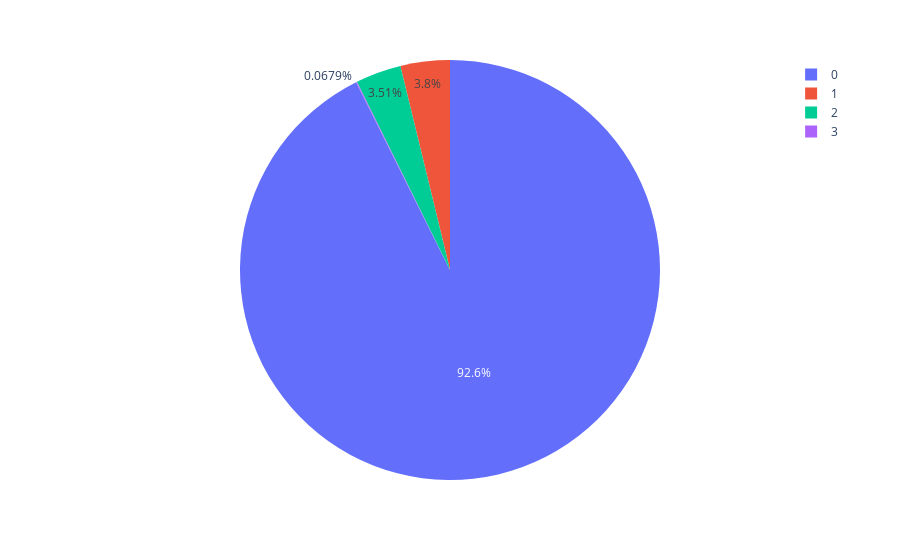

The cell this chart's notebook holds for it:
### Code cell
fig = px.pie(df, values='is_canceled', names='total_kids')
fig.show()

### Figure 1 — Plotly figure (JSON) as saved in the notebook; plotly's stock layout.template omitted (floating-point values rounded to 4 significant figures; data arrays with more than 128 entries replaced by an {"elided": "..."} marker saying what was removed)
{"data": [{"domain": {"x": [0, 1], "y": [0, 1]}, "hovertemplate": "total_kids=%{label}<br>is_canceled=%{value}<extra></extra>", "labels": {"elided": "118899 int values"}, "legendgroup": "", "name": "", "showlegend": true, "type": "pie", "values": {"elided": "118899 int values"}}], "layout": {"legend": {"tracegroupgap": 0}, "margin": {"t": 60}}}
